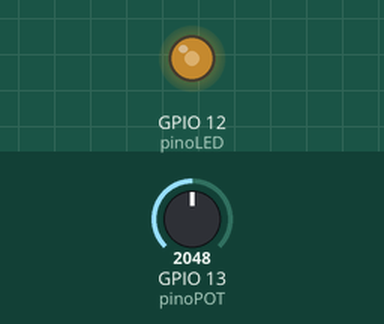
This sketch was run on a simulated ESP32. Shown: output pins drawn as LEDs (lit = HIGH). The test bench sets the inputs (shaded band); at power-on: GPIO 13 (pinoPOT) = 2048.

Above: at 1.2 s.
1.3 s: GPIO 13 (pinoPOT) set to 2866
At 2.5 s:
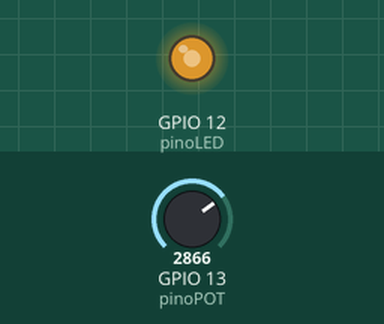
2.8 s: GPIO 13 (pinoPOT) set to 3603
At 3.8 s:
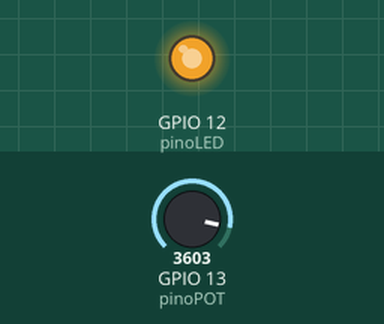
4.3 s: GPIO 13 (pinoPOT) set to 491
At 5.0 s:
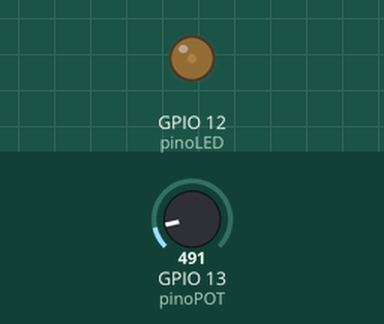
5.8 s: GPIO 13 (pinoPOT) set to 0
At 6.2 s:
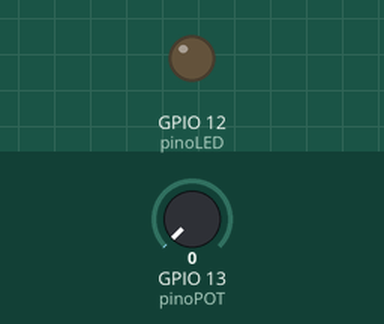
7.3 s: GPIO 13 (pinoPOT) set to 2047
At 8.6 s:
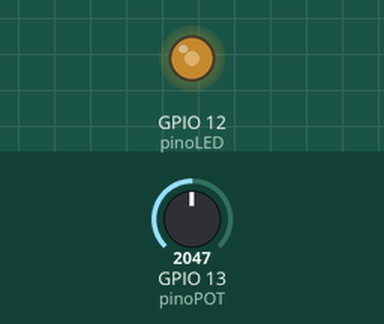
Timing chart, 0 to 9.8 s (numbered marks = the images above; inputs shaded):
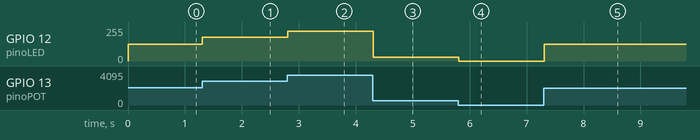

The sketch:

potenciometro-led-heltec.ino
```cpp
int pinoLED = 12;
int pinoPOT = 13;
int brilho;

const int freq = 5000;
const int ledChannel = 0;
const int resolution = 8;

void setup () {
pinMode(pinoPOT, INPUT);
ledcSetup(ledChannel, freq, resolution);
ledcAttachPin(pinoLED, ledChannel);
}

void loop () {
brilho = analogRead(pinoPOT);
brilho = map(brilho, 0, 4095, 0, 255);
ledcWrite(ledChannel, brilho);
delay(100);
}
```

Measured:
- after the input at 1.3 s, GPIO 12 (pinoLED): 127/255 → 177/255 at once
- after the input at 2.8 s, GPIO 12 (pinoLED): 177/255 → 223/255 at once
- after the input at 4.3 s, GPIO 12 (pinoLED): 223/255 → 30/255 at once
- after the input at 5.8 s, GPIO 12 (pinoLED): 30/255 → 0/255 at once
- after the input at 7.3 s, GPIO 12 (pinoLED): 0/255 → 127/255 at once
